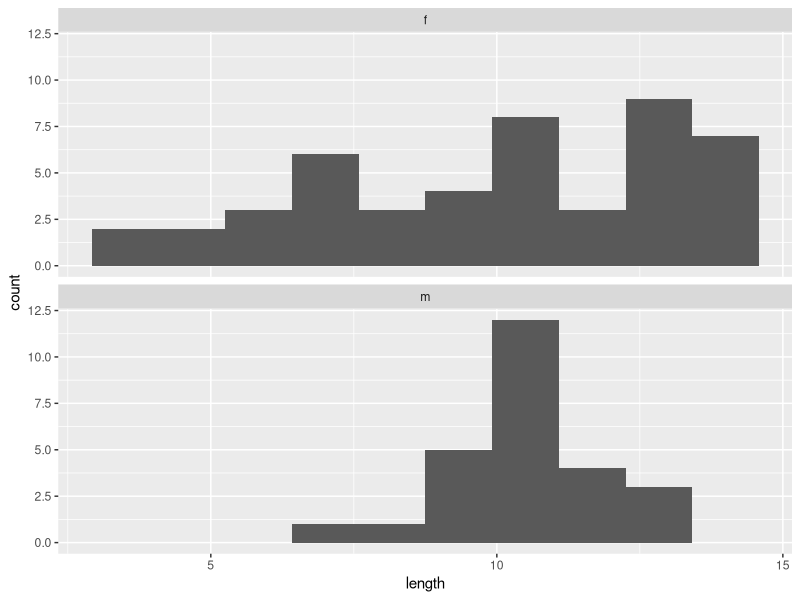
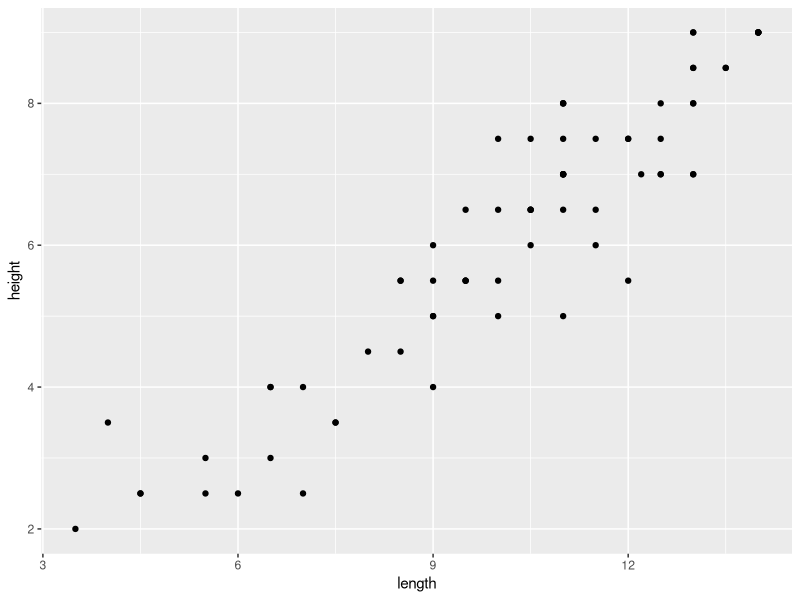
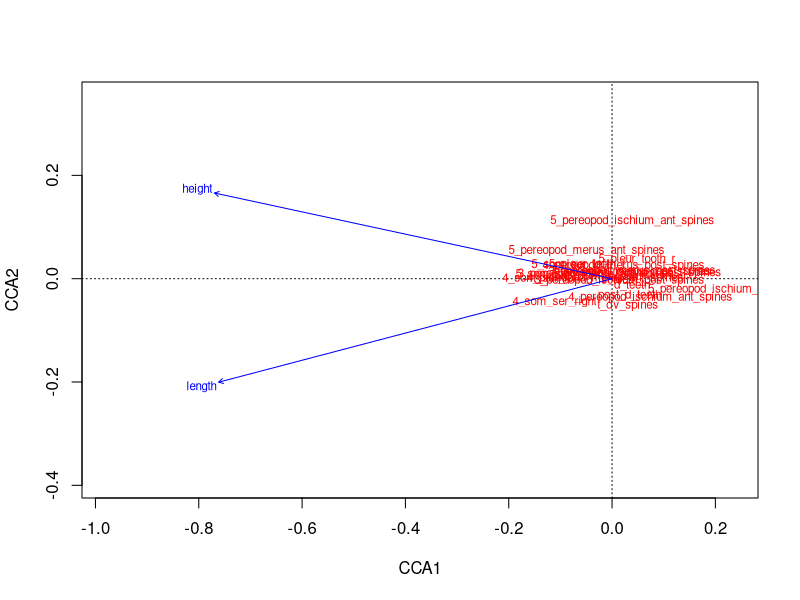

Reproduce these figures in R, in order. (Note: this script raises an error after producing the figures.)
library(readxl)
library(dplyr)
library(vegan)
library(ggplot2)


sys <- read_excel("Data/Sd_morph2.xlsx", na = "NA")

hapl <- read_excel("Data/haplogroups.xlsx", na = "NA")

sys <- merge(sys, hapl)


tr_excluded <- c("3_pereopod_ischium_ant_spines", "3_pereopod_caprus_ant_spines", "3_pereopod_caprus_post_spines", "4_pereopod_caprus_ant_spines", "4_pereopod_caprus_post_spines", "5_pereopod_caprus_ant_spines", "karina")

sys <- sys %>% select(!tr_excluded)



ggplot(sys, aes(x = length)) + geom_histogram(bins = 10) + facet_wrap(~sex, nrow = 2)

ggplot(sys, aes(x = length, y = height)) + geom_point() 



sys %>% filter(sex == "m") %>% pull(length) %>% min()


nrow(sys)

sys2_predictors <- sys%>% filter(length > 6.5) %>% filter(complete.cases(.)) %>%  select(c(sample, height, length, sample, coordinates_Lat, coordinates_Long, location, sex, haplotype)) 

sys2 <- sys %>% filter(length > 6.5) %>% filter(complete.cases(.))  %>% select(-c(sample, height, length, coordinates_Lat, coordinates_Long, location, sex, haplotype))
  






nrow(sys2)

mod_cca <- cca(sys2 ~ length  + height, data = sys2_predictors)

plot(mod_cca, display = c("species", "cn"))


summary(mod_cca)



cca_unconstr <- scores(mod_cca, choices = c("CA1", "CA2"))$sites %>% as.data.frame()

ca_unconstr_pred <- cbind(sys2_predictors, cca_unconstr )





ggplot(ca_unconstr_pred, aes(x = CA1, y = CA2, color = location) ) + geom_point() + geom_vline(xintercept = 0) 

#Все разваливается на две группы?




ggplot(ca_unconstr_pred, aes(x = location, y = CA1)) + geom_boxplot() 




ggplot(ca_unconstr_pred, aes(x = CA2)) + geom_histogram(bins = 10) 



ggplot(ca_unconstr_pred, aes(x = coordinates_Long, y = CA2, color = haplotype)) + geom_point() 




ggplot(ca_unconstr_pred, aes(x = haplotype, y = CA2)) + geom_boxplot() 

ggplot(ca_unconstr_pred, aes(x = haplotype, y = CA1)) + geom_boxplot() 

ggplot(ca_unconstr_pred, aes(x = CA2)) + geom_histogram(bins = 10) + facet_wrap(~haplotype, nrow = 2) 





qplot(x = ca_unconstr_pred$length, y = ca_unconstr_pred$CA1) + geom_smooth(method = "lm")

qplot(x = ca_unconstr_pred$length, y = ca_unconstr_pred$CA2) + geom_smooth(method = "lm")





ggplot(ca_unconstr_pred, aes(x = location, y = CA1)) + geom_boxplot()

ggplot(ca_unconstr_pred, aes(x = location, y = CA2)) + geom_boxplot()




lm_sys <- lm(CA1 ~ location + haplotype + sex, data = ca_unconstr_pred)
summary(lm_sys)

lm_sys <- lm(CA2 ~ location + haplotype + sex, data = ca_unconstr_pred)
summary(lm_sys)



lm_sys <- lm(CA1 ~  + sex, data = ca_unconstr_pred)
summary(lm_sys)

lm_sys <- lm(CA2 ~ location + sex, data = ca_unconstr_pred)
summary(lm_sys)








cca_CA1 <- scores(mod_cca, choices = c("CA1"))$species %>% as.data.frame()


data.frame(location = sys2_predictors$location, tr = sys2$'5_pereopod_ischium_ant_spines') %>% group_by(location) %>% summarise(mean = mean(tr))


data.frame(location = sys2_predictors$location, tr = sys2$'4_pereopod_ischium_ant_spines') %>% group_by(location) %>% summarise(mean = mean(tr))


data.frame(location = sys2_predictors$location, tr = sys2$'v_teeth') %>% group_by(location) %>% summarise(mean = mean(tr))





cca_CA2 <- scores(mod_cca, choices = c("CA2"))$species %>% as.data.frame()







data.frame(location = sys2_predictors$location, tr = sys2$'5_pereopod_ischium_ant_spines') %>% group_by(location) %>% summarise(mean = mean(tr))


data.frame(location = sys2_predictors$location, tr = sys2$'4_pereopod_ischium_ant_spines') %>% group_by(location) %>% summarise(mean = mean(tr))


data.frame(location = sys2_predictors$location, tr = sys2$'v_teeth') %>% group_by(location) %>% summarise(mean = mean(tr))





